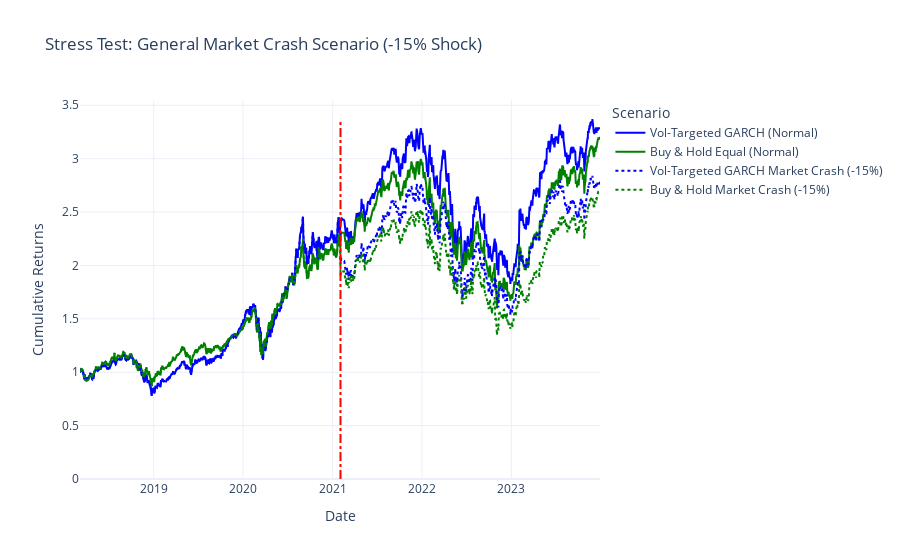

This figure's notebook cell:
### Code cell
# --- Figure 2: General Market Crash Scenario (-15% Shock) ---
fig_market = go.Figure()

fig_market.add_trace(go.Scatter(
    x=strategy_cumulative.index,
    y=strategy_cumulative,
    mode='lines',
    name='Vol-Targeted GARCH (Normal)',
    line=dict(color='blue', width=2)
))
fig_market.add_trace(go.Scatter(
    x=bh_cumulative.index,
    y=bh_cumulative,
    mode='lines',
    name='Buy & Hold Equal (Normal)',
    line=dict(color='green', width=2)
))

fig_market.add_trace(go.Scatter(
    x=stress_market_cumulative.index,
    y=stress_market_cumulative,
    mode='lines',
    name='Vol-Targeted GARCH Market Crash (-15%)',
    line=dict(color='blue', dash='dot', width=2)
))
fig_market.add_trace(go.Scatter(
    x=stress_bh_market_cumulative.index,
    y=stress_bh_market_cumulative,
    mode='lines',
    name='Buy & Hold Market Crash (-15%)',
    line=dict(color='green', dash='dot', width=2)
))

fig_market.add_shape(
    type="line",
    x0=shock_date, y0=0,
    x1=shock_date, y1=max(strategy_cumulative.max(), bh_cumulative.max(), 1.5),
    line=dict(color="red", width=2, dash="dashdot")
)

fig_market.update_layout(
    title='Stress Test: General Market Crash Scenario (-15% Shock)',
    xaxis_title='Date',
    yaxis_title='Cumulative Returns',
    legend_title='Scenario',
    hovermode="x unified",
    template="plotly_white"
)

fig_market.show()

### Figure 1 — Plotly figure (JSON) as saved in the notebook; plotly's stock layout.template omitted (floating-point values rounded to 4 significant figures; data arrays with more than 128 entries replaced by an {"elided": "..."} marker saying what was removed)
{"data": [{"line": {"color": "blue", "width": 2}, "mode": "lines", "name": "Vol-Targeted GARCH (Normal)", "type": "scatter", "x": {"elided": "1466 str values"}, "y": {"elided": "1466 float values"}}, {"line": {"color": "green", "width": 2}, "mode": "lines", "name": "Buy & Hold Equal (Normal)", "type": "scatter", "x": {"elided": "1465 str values"}, "y": {"elided": "1465 float values"}}, {"line": {"color": "blue", "dash": "dot", "width": 2}, "mode": "lines", "name": "Vol-Targeted GARCH Market Crash (-15%)", "type": "scatter", "x": {"elided": "1466 str values"}, "y": {"elided": "1466 float values"}}, {"line": {"color": "green", "dash": "dot", "width": 2}, "mode": "lines", "name": "Buy & Hold Market Crash (-15%)", "type": "scatter", "x": {"elided": "1466 str values"}, "y": {"elided": "1466 float values"}}], "layout": {"hovermode": "x unified", "legend": {"title": {"text": "Scenario"}}, "shapes": [{"line": {"color": "red", "dash": "dashdot", "width": 2}, "type": "line", "x0": "2021-02-02T00:00:00", "x1": "2021-02-02T00:00:00", "y0": 0, "y1": 3.371}], "title": {"text": "Stress Test: General Market Crash Scenario (-15% Shock)"}, "xaxis": {"title": {"text": "Date"}}, "yaxis": {"title": {"text": "Cumulative Returns"}}}}
